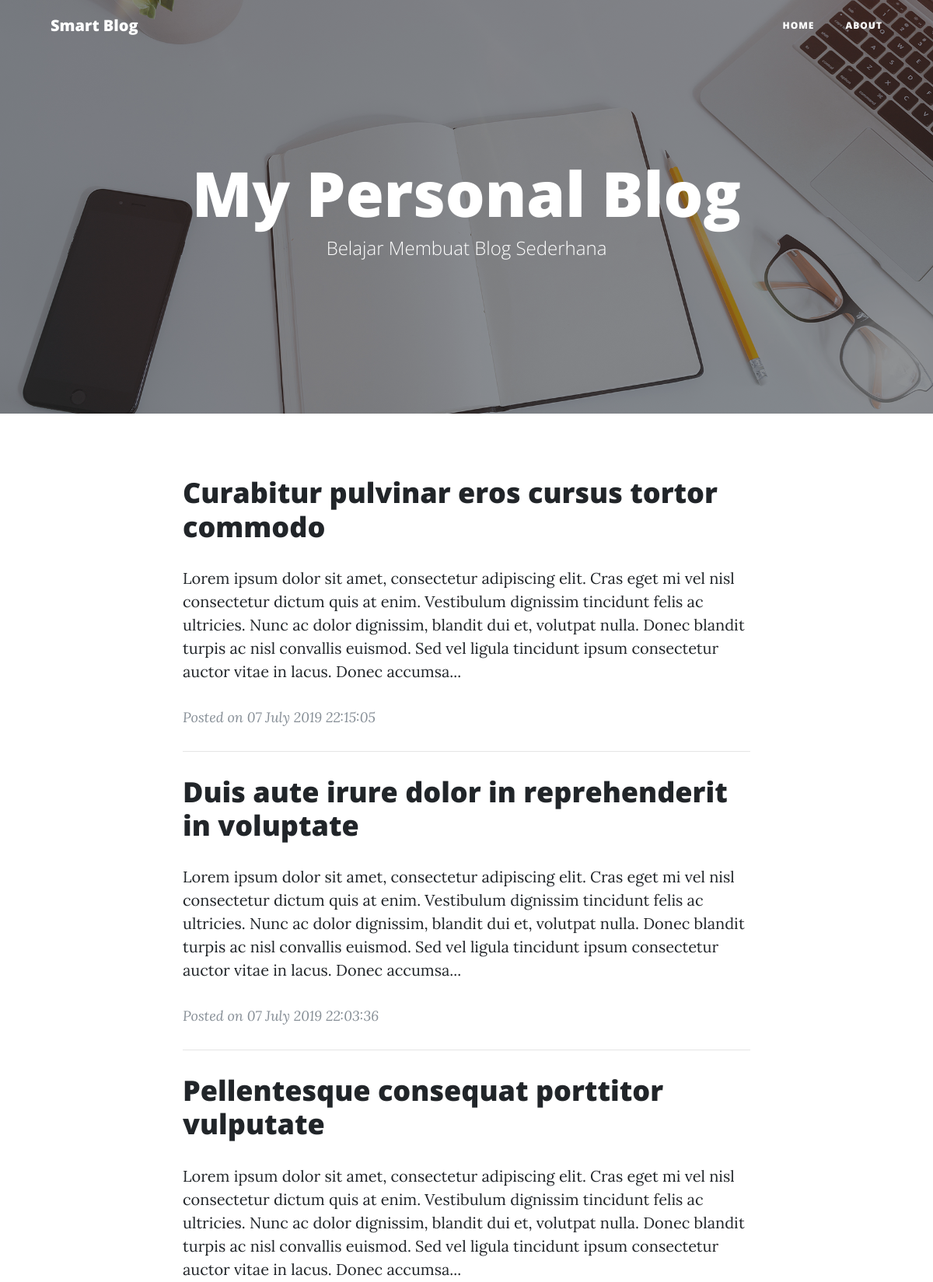
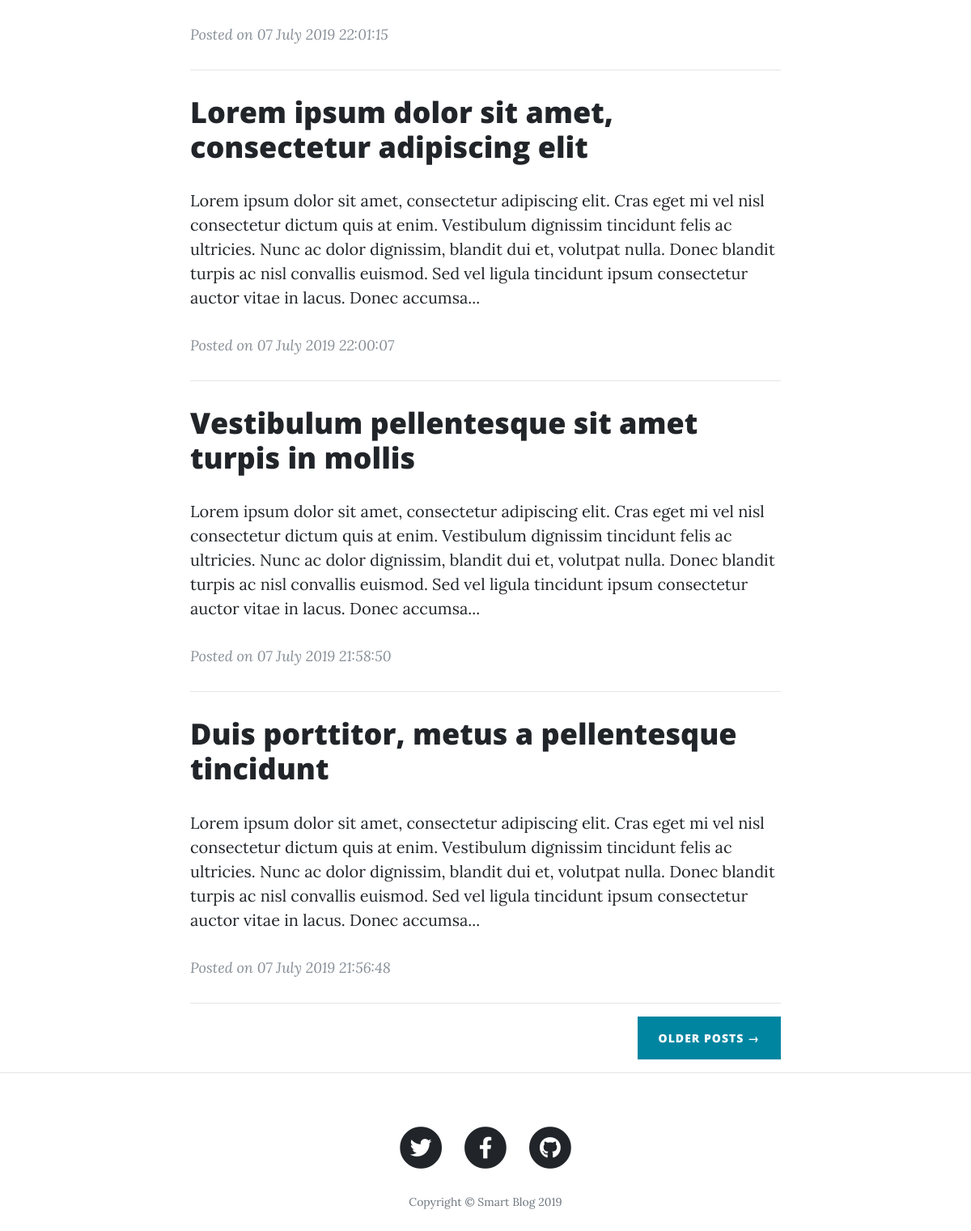
The page / on the database its author committed (2 pictures, top to bottom).
### tables this page shows
CREATE TABLE `posts` (
  `id` int(5) NOT NULL,
  `category_id` int(10) NOT NULL,
  `username` varchar(50) NOT NULL,
  `title` varchar(255) NOT NULL,
  `seotitle` varchar(255) NOT NULL,
  `intro` text NOT NULL,
  `content` text NOT NULL,
  `image` varchar(255) NOT NULL,
  `caption` varchar(150) NOT NULL,
  `tag` varchar(255) NOT NULL,
  `hits` int(10) NOT NULL DEFAULT '1',
  `active` enum('Yes','No') NOT NULL DEFAULT 'Yes',
  `date_created` datetime NOT NULL
);

### index.php (the view, shortened to what this page needs)
<?php
  include ('config/koneksi.php');
  $query = "SELECT * FROM posts ORDER BY date_created DESC";
  $hasil = mysqli_query($con,$query);
  $posts = mysqli_fetch_all($hasil, MYSQLI_ASSOC);
  include ('header.php');
?>
<div class="container">
  <div class="row">
    <div class="col-lg-8 col-md-10 mx-auto">
      <?php foreach($posts as $post) : ?>
        <div class="post-preview">
          <a href="post.php?id=<?php echo $post['id'];?>">
            <h2 class="post-title">
              <?php echo $post['title']; ?>
            </h2>
          </a>
          <p><?php if(empty($_POST['intro'])){
                        echo substr($post['content'],0,350) . '...';
              }
              else {
                echo $post['intro'];
              }
              ?>
          </p>
          <p class="post-meta">Posted on <?php echo date("d F Y H:i:s", strtotime($post['date_created']));?></p>
        </div>
        <hr>
      <?php endforeach; ?>
      <div class="clearfix">
        <a class="btn btn-primary float-right" href="#">Older Posts &rarr;</a>
      </div>
    </div>
  </div>
</div>
<hr>
<?php
  include ('footer.php');
?>

### rows shown on the page
posts: title "Curabitur pulvinar eros cursus tortor commodo", content "Lorem ipsum dolor sit amet, consectetur adipiscing elit. Cras eget mi vel nisl consectetur dictum quis at enim. Vestibulum dignissim tincidunt felis ac ultricies. Nunc ac dolor dignissim, blandit dui et, volutpat nulla. Donec blandit turpis ac nisl convallis euismod. Sed vel ligula tincidunt ipsum consectetur auctor vitae in lacus. Donec accumsa", date_created "07 July 2019 22:15:05"
posts: title "Duis aute irure dolor in reprehenderit in voluptate", content "Lorem ipsum dolor sit amet, consectetur adipiscing elit. Cras eget mi vel nisl consectetur dictum quis at enim. Vestibulum dignissim tincidunt felis ac ultricies. Nunc ac dolor dignissim, blandit dui et, volutpat nulla. Donec blandit turpis ac nisl convallis euismod. Sed vel ligula tincidunt ipsum consectetur auctor vitae in lacus. Donec accumsa", date_created "07 July 2019 22:03:36"
posts: title "Pellentesque consequat porttitor vulputate", content "Lorem ipsum dolor sit amet, consectetur adipiscing elit. Cras eget mi vel nisl consectetur dictum quis at enim. Vestibulum dignissim tincidunt felis ac ultricies. Nunc ac dolor dignissim, blandit dui et, volutpat nulla. Donec blandit turpis ac nisl convallis euismod. Sed vel ligula tincidunt ipsum consectetur auctor vitae in lacus. Donec accumsa", date_created "07 July 2019 22:01:15"
posts: title "Lorem ipsum dolor sit amet, consectetur adipiscing elit", content "Lorem ipsum dolor sit amet, consectetur adipiscing elit. Cras eget mi vel nisl consectetur dictum quis at enim. Vestibulum dignissim tincidunt felis ac ultricies. Nunc ac dolor dignissim, blandit dui et, volutpat nulla. Donec blandit turpis ac nisl convallis euismod. Sed vel ligula tincidunt ipsum consectetur auctor vitae in lacus. Donec accumsa", date_created "07 July 2019 22:00:07"
posts: title "Vestibulum pellentesque sit amet turpis in mollis", content "Lorem ipsum dolor sit amet, consectetur adipiscing elit. Cras eget mi vel nisl consectetur dictum quis at enim. Vestibulum dignissim tincidunt felis ac ultricies. Nunc ac dolor dignissim, blandit dui et, volutpat nulla. Donec blandit turpis ac nisl convallis euismod. Sed vel ligula tincidunt ipsum consectetur auctor vitae in lacus. Donec accumsa", date_created "07 July 2019 21:58:50"
posts: title "Duis porttitor, metus a pellentesque tincidunt", content "Lorem ipsum dolor sit amet, consectetur adipiscing elit. Cras eget mi vel nisl consectetur dictum quis at enim. Vestibulum dignissim tincidunt felis ac ultricies. Nunc ac dolor dignissim, blandit dui et, volutpat nulla. Donec blandit turpis ac nisl convallis euismod. Sed vel ligula tincidunt ipsum consectetur auctor vitae in lacus. Donec accumsa", date_created "07 July 2019 21:56:48"

### other values the page prints
$judul "My Personal Blog"
$subjudul "Belajar Membuat Blog Sederhana"
